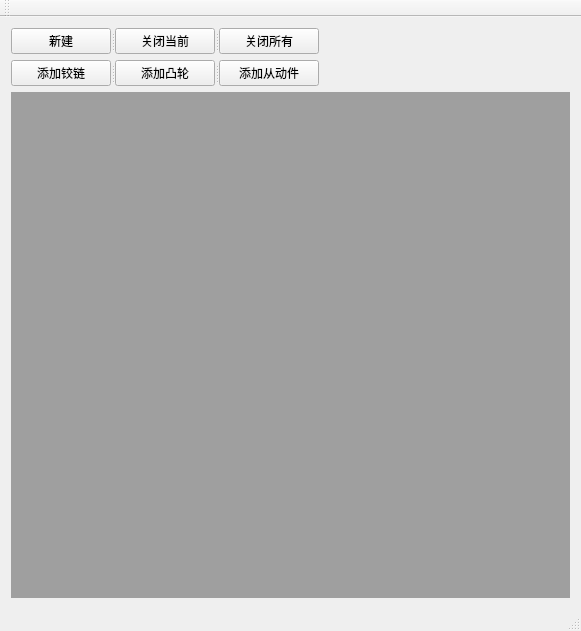
<?xml version="1.0" encoding="UTF-8"?>
<ui version="4.0">
 <class>MainWindow</class>
 <widget class="QMainWindow" name="MainWindow">
  <property name="geometry">
   <rect>
    <x>0</x>
    <y>0</y>
    <width>581</width>
    <height>631</height>
   </rect>
  </property>
  <property name="windowTitle">
   <string>MainWindow</string>
  </property>
  <widget class="QWidget" name="centralWidget">
   <layout class="QGridLayout" name="gridLayout">
    <item row="0" column="0">
     <widget class="QSplitter" name="splitter">
      <property name="orientation">
       <enum>Qt::Horizontal</enum>
      </property>
      <widget class="QPushButton" name="pushButton">
       <property name="sizePolicy">
        <sizepolicy hsizetype="Fixed" vsizetype="Fixed">
         <horstretch>0</horstretch>
         <verstretch>0</verstretch>
        </sizepolicy>
       </property>
       <property name="minimumSize">
        <size>
         <width>100</width>
         <height>0</height>
        </size>
       </property>
       <property name="maximumSize">
        <size>
         <width>100</width>
         <height>16777215</height>
        </size>
       </property>
       <property name="text">
        <string>新建</string>
       </property>
      </widget>
      <widget class="QPushButton" name="pushButton_2">
       <property name="sizePolicy">
        <sizepolicy hsizetype="Fixed" vsizetype="Fixed">
         <horstretch>0</horstretch>
         <verstretch>0</verstretch>
        </sizepolicy>
       </property>
       <property name="minimumSize">
        <size>
         <width>100</width>
         <height>0</height>
        </size>
       </property>
       <property name="maximumSize">
        <size>
         <width>100</width>
         <height>16777215</height>
        </size>
       </property>
       <property name="text">
        <string>关闭当前</string>
       </property>
      </widget>
      <widget class="QPushButton" name="pushButton_3">
       <property name="sizePolicy">
        <sizepolicy hsizetype="Fixed" vsizetype="Fixed">
         <horstretch>0</horstretch>
         <verstretch>0</verstretch>
        </sizepolicy>
       </property>
       <property name="minimumSize">
        <size>
         <width>100</width>
         <height>0</height>
        </size>
       </property>
       <property name="maximumSize">
        <size>
         <width>100</width>
         <height>16777215</height>
        </size>
       </property>
       <property name="text">
        <string>关闭所有</string>
       </property>
      </widget>
     </widget>
    </item>
    <item row="1" column="0">
     <widget class="QSplitter" name="splitter_2">
      <property name="orientation">
       <enum>Qt::Horizontal</enum>
      </property>
      <widget class="QPushButton" name="jiaolian">
       <property name="sizePolicy">
        <sizepolicy hsizetype="Fixed" vsizetype="Fixed">
         <horstretch>0</horstretch>
         <verstretch>0</verstretch>
        </sizepolicy>
       </property>
       <property name="minimumSize">
        <size>
         <width>100</width>
         <height>0</height>
        </size>
       </property>
       <property name="maximumSize">
        <size>
         <width>100</width>
         <height>16777215</height>
        </size>
       </property>
       <property name="text">
        <string>添加铰链</string>
       </property>
      </widget>
      <widget class="QPushButton" name="driver">
       <property name="sizePolicy">
        <sizepolicy hsizetype="Fixed" vsizetype="Fixed">
         <horstretch>0</horstretch>
         <verstretch>0</verstretch>
        </sizepolicy>
       </property>
       <property name="minimumSize">
        <size>
         <width>100</width>
         <height>0</height>
        </size>
       </property>
       <property name="maximumSize">
        <size>
         <width>100</width>
         <height>16777215</height>
        </size>
       </property>
       <property name="text">
        <string>添加凸轮</string>
       </property>
      </widget>
      <widget class="QPushButton" name="driven">
       <property name="sizePolicy">
        <sizepolicy hsizetype="Fixed" vsizetype="Fixed">
         <horstretch>0</horstretch>
         <verstretch>0</verstretch>
        </sizepolicy>
       </property>
       <property name="minimumSize">
        <size>
         <width>100</width>
         <height>0</height>
        </size>
       </property>
       <property name="maximumSize">
        <size>
         <width>100</width>
         <height>16777215</height>
        </size>
       </property>
       <property name="text">
        <string>添加从动件</string>
       </property>
      </widget>
     </widget>
    </item>
    <item row="2" column="0">
     <widget class="QMdiArea" name="mdiArea"/>
    </item>
   </layout>
  </widget>
  <widget class="QMenuBar" name="menuBar">
   <property name="geometry">
    <rect>
     <x>0</x>
     <y>0</y>
     <width>581</width>
     <height>23</height>
    </rect>
   </property>
  </widget>
  <widget class="QToolBar" name="mainToolBar">
   <attribute name="toolBarArea">
    <enum>TopToolBarArea</enum>
   </attribute>
   <attribute name="toolBarBreak">
    <bool>false</bool>
   </attribute>
  </widget>
  <widget class="QStatusBar" name="statusBar"/>
 </widget>
 <layoutdefault spacing="6" margin="11"/>
 <resources/>
 <connections/>
</ui>
